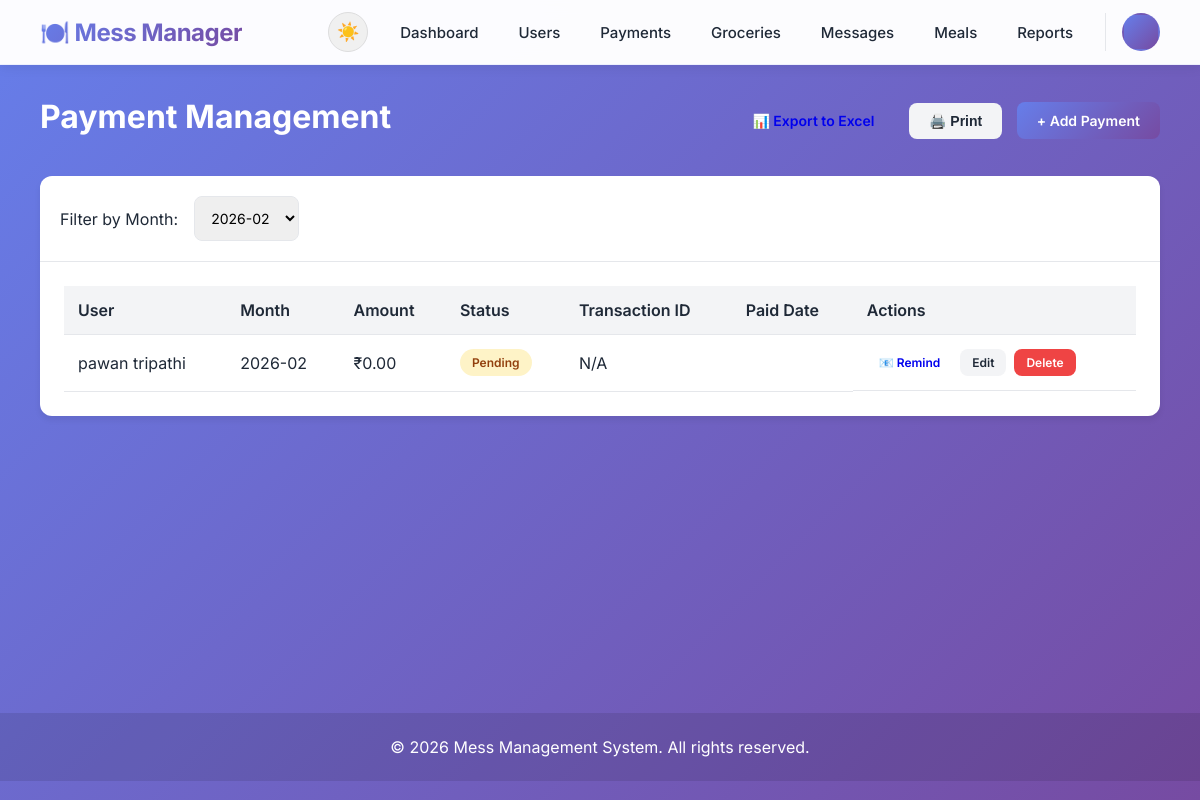
/manage/payments/ (signed in), run on the app's committed database.
### core/models.py (models this page shows, shortened)
class Payment(models.Model):
    STATUS_CHOICES = (
        ('pending', 'Pending'),
        ('partial', 'Partial'),
        ('paid', 'Paid'),
    )
    user = models.ForeignKey(User, on_delete=models.CASCADE, related_name='payments')
    month_year = models.CharField(max_length=7, help_text="Format: YYYY-MM")
    amount = models.DecimalField(max_digits=10, decimal_places=2)
    status = models.CharField(max_length=10, choices=STATUS_CHOICES, default='pending')
    transaction_id = models.CharField(max_length=100, blank=True, null=True)
    proof_image = models.ImageField(upload_to='payment_proofs/', blank=True, null=True)
    paid_date = models.DateTimeField(blank=True, null=True)
    created_at = models.DateTimeField(auto_now_add=True)
    class Meta:
        verbose_name = 'Payment'
        verbose_name_plural = 'Payments'
        unique_together = ('user', 'month_year')
        ordering = ['-month_year', 'user__first_name']

### core/views.py (the view)
# urls.py: path('manage/payments/', views.payment_list, name='payment_list'),
@admin_required
def payment_list(request):
    month_filter = request.GET.get('month', datetime.now().strftime('%Y-%m'))
    payments = Payment.objects.select_related('user').filter(month_year=month_filter).order_by('-created_at')
    months = Payment.objects.values_list('month_year', flat=True).distinct().order_by('-month_year')
    context = {
        'payments': payments,
        'months': months,
        'selected_month': month_filter,
    }
    return render(request, 'admin/payment_list.html', context)

### templates/admin/payment_list.html (shortened to what this page needs)
{% extends 'base.html' %}
{% block content %}
<div class="page-header">
    <h1>Payment Management</h1>
    <div>
        <a href="{% url 'export_payments_excel' %}?month={{ selected_month }}" class="btn btn-success"
            style="margin-right: 10px;">📊 Export to Excel</a>
        <button onclick="window.print()" class="btn btn-secondary print-btn" style="margin-right: 10px;">🖨️
            Print</button>
        <a href="{% url 'payment_create' %}" class="btn btn-primary">+ Add Payment</a>
    </div>
</div>
<div class="card">
    <div class="card-header">
        <div class="filter-group">
            <label>Filter by Month:</label>
            <select onchange="window.location.href='?month='+this.value" class="form-control">
                {% for month in months %}
                <option value="{{ month }}" {% if month == selected_month %}selected{% endif %}>{{ month }}</option>
                {% endfor %}
            </select>
        </div>
    </div>
    <div class="card-body">
        {% if payments %}
        <div class="table-responsive">
            <table class="data-table">
                <thead>
                    <tr>
                        <th>User</th>
                        <th>Month</th>
                        <th>Amount</th>
                        <th>Status</th>
                        <th>Transaction ID</th>
                        <th>Paid Date</th>
                        <th>Actions</th>
                    </tr>
                </thead>
                <tbody>
                    {% for payment in payments %}
                    <tr>
                        <td>{{ payment.user.get_full_name }}</td>
                        <td>{{ payment.month_year }}</td>
                        <td>₹{{ payment.amount|floatformat:2 }}</td>
                        <td><span class="badge badge-{{ payment.status }}">{{ payment.get_status_display }}</span></td>
                        <td>{{ payment.transaction_id|default:"N/A" }}</td>
                        <td>{{ payment.paid_date|date:"d M Y" }}</td>
                        <td class="actions">
                            {% if payment.status == 'pending' or payment.status == 'partial' %}
                            <a href="{% url 'send_payment_reminder' payment.id %}" class="btn btn-sm btn-warning"
                                title="Send payment reminder">📧 Remind</a>
                            {% endif %}
                            <a href="{% url 'payment_edit' payment.id %}" class="btn btn-sm btn-secondary">Edit</a>
                            <a href="{% url 'payment_delete' payment.id %}" class="btn btn-sm btn-danger">Delete</a>
                        </td>
                    </tr>
                    {% endfor %}
                </tbody>
            </table>
        </div>
        {% else %}
        <p class="empty-state">No payments found for this month.</p>
        {% endif %}
    </div>
</div>
{% endblock %}

### static/css/style.css (style rules this page uses)
* { margin: 0; padding: 0; box-sizing: border-box; }
:root { --primary: #667eea; --primary-dark: #5568d3; --secondary: #764ba2; --success: #10b981; --warning: #f59e0b; --danger: #ef4444; --dark: #1f2937; --light: #f3f4f6; --white: #ffffff; --gray: #6b7280; --border: #e5e7eb; }
body { font-family: 'Inter', -apple-system, BlinkMacSystemFont, 'Segoe UI', sans-serif; background: linear-gradient(135deg, #667eea 0%, #764ba2 100%); min-height: 100vh; color: var(--dark); }
.btn { padding: 0.625rem 1.25rem; border: none; border-radius: 8px; font-weight: 600; cursor: pointer; transition: all 0.3s; text-decoration: none; display: inline-block; font-size: 0.875rem; }
.btn-primary { background: linear-gradient(135deg, var(--primary), var(--secondary)); color: var(--white); }
.btn-secondary { background: var(--light); color: var(--dark); }
.btn-danger { background: var(--danger); color: var(--white); }
.btn-sm { padding: 0.375rem 0.75rem; font-size: 0.75rem; }
.card { background: var(--white); border-radius: 12px; box-shadow: 0 4px 6px rgba(0, 0, 0, 0.07); margin-bottom: 1.5rem; overflow: hidden; }
.card-header { padding: 1.25rem; border-bottom: 1px solid var(--border); display: flex; justify-content: space-between; align-items: center; }
.card-body { padding: 1.5rem; }
.table-responsive { overflow-x: auto; }
.data-table { width: 100%; border-collapse: collapse; }
.data-table thead { background: var(--light); }
.data-table th, .data-table td { padding: 0.875rem; text-align: left; border-bottom: 1px solid var(--border); }
.data-table th { font-weight: 600; color: var(--dark); }
.data-table .actions { display: flex; gap: 0.5rem; }
.badge { padding: 0.375rem 0.75rem; border-radius: 20px; font-size: 0.75rem; font-weight: 600; display: inline-block; }
.badge-pending, .badge-warning { background: #fef3c7; color: #92400e; }
.form-control, input[type="text"], input[type="email"], input[type="password"], input[type="number"], input[type="date"], input[type="datetime-local"], input[type="file"], select, textarea { padding: 0.75rem; border: 1px solid var(--border); border-radius: 8px; font-family: inherit; font-size: 0.875rem; transition: border-color 0.3s; }
.dashboard-header, .page-header { margin-bottom: 2rem; }
.dashboard-header h1, .page-header h1 { color: var(--white); font-size: 2rem; margin-bottom: 0.5rem; }
.page-header { display: flex; justify-content: space-between; align-items: center; }
.filter-group { display: flex; align-items: center; gap: 1rem; }

### static/css/dark-mode.css (style rules this page uses)
body, .card, .btn, input, select, textarea, table, nav { transition: background-color 0.3s ease, color 0.3s ease, border-color 0.3s ease; }

### static/css/print.css (style rules this page uses)
@media screen { .print-btn { background: #4CAF50; color: white; padding: 10px 20px; border: none; border-radius: 5px; cursor: pointer; margin: 10px 0; font-size: 14px; } }
@media screen { .print-btn:before { content: "🖨️ "; } }

### data on the page
Payment: user.get_full_name "pawan tripathi", month_year "2026-02", amount "0.00", status "Pending", transaction_id "N/A", shows "📧 Remind"

### other printed values
form field value "2026-02"
